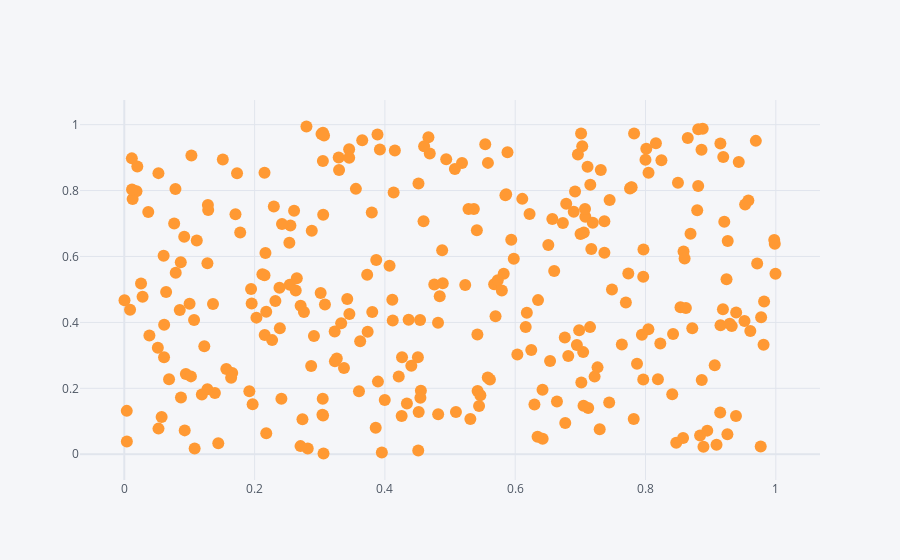

Write notebook code for a chart like this one.
### Code cell
df.iplot(x="a",y="b",mode="markers")

### Figure 1 — Plotly figure (JSON) as saved in the notebook; plotly's stock layout.template omitted (floating-point values rounded to 4 significant figures; data arrays with more than 128 entries replaced by an {"elided": "..."} marker saying what was removed)
{"data": [{"line": {"color": "rgba(255, 153, 51, 1.0)", "dash": "solid", "shape": "linear", "width": 1.3}, "marker": {"size": 12, "symbol": "circle"}, "mode": "markers", "name": "b", "text": "", "type": "scatter", "x": {"elided": "300 float values"}, "y": {"elided": "300 float values"}}], "layout": {"legend": {"bgcolor": "#F5F6F9", "font": {"color": "#4D5663"}}, "paper_bgcolor": "#F5F6F9", "plot_bgcolor": "#F5F6F9", "title": {"font": {"color": "#4D5663"}}, "xaxis": {"gridcolor": "#E1E5ED", "showgrid": true, "tickfont": {"color": "#4D5663"}, "title": {"font": {"color": "#4D5663"}, "text": ""}, "zerolinecolor": "#E1E5ED"}, "yaxis": {"gridcolor": "#E1E5ED", "showgrid": true, "tickfont": {"color": "#4D5663"}, "title": {"font": {"color": "#4D5663"}, "text": ""}, "zerolinecolor": "#E1E5ED"}}}
